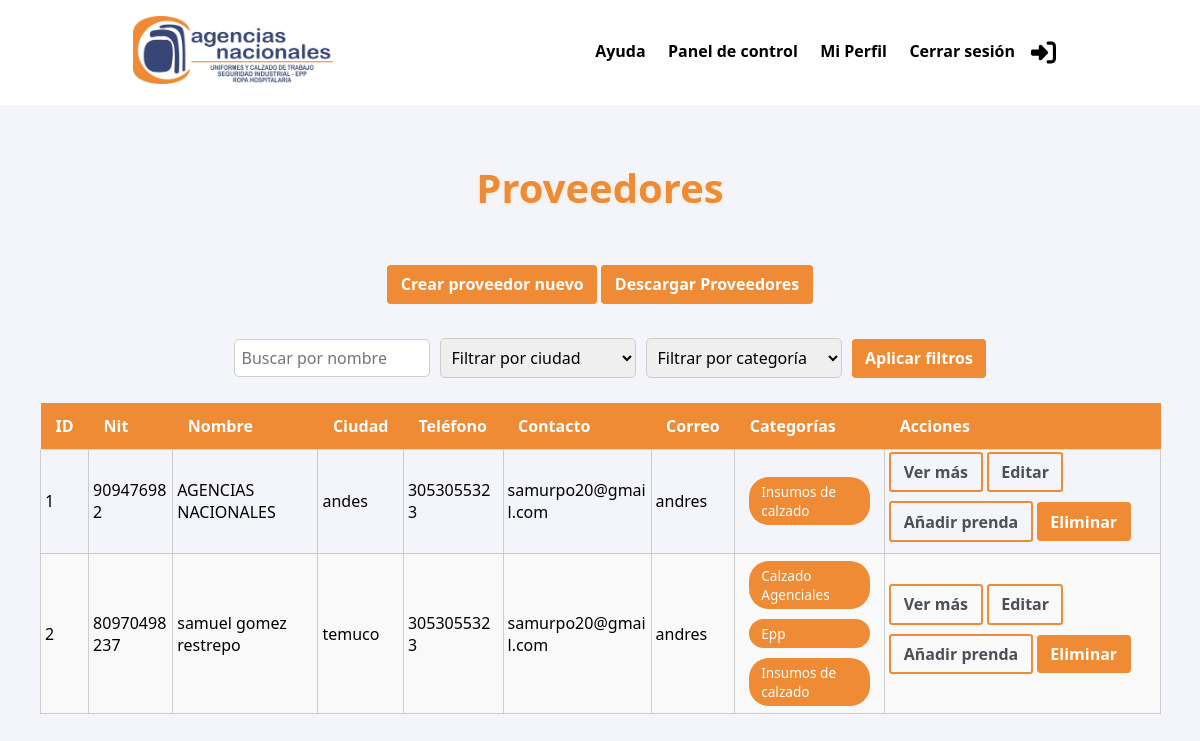
Screenshot of /proveedor/proveedor/ (signed in) with the database file from the repository.
### apps/proveedor/models.py (models this page shows, shortened)
class Proveedor(models.Model):
    ID = models.AutoField(primary_key=True)
    Nit = models.CharField(max_length=100)
    Nombre = models.CharField(max_length=255)
    Telefono = models.CharField(max_length=20)
    Direccion = models.CharField(max_length=255)
    Ciudad = models.CharField(max_length=100)
    Contacto = models.CharField(max_length=100)
    Correo = models.EmailField(max_length=100)
    Movil = models.CharField(max_length=20)
    Plazo = models.PositiveIntegerField()
    Descuento = models.CharField(max_length=100, blank=True, null=True)
    Contado = models.CharField(max_length=20, choices=OPCIONES_CONTADO, default='desconocido')
    Categorias = models.TextField(blank=True)
    Textilera = models.BooleanField(default=False)
    def get_categorias_list(self):
        return self.Categorias.split(',') if self.Categorias else []

### apps/proveedor/views.py (the view)
# urls.py: path('proveedor/proveedor/', ProveedorListView.as_view(), name='proveedores_list'),
class ProveedorListView(LoginRequiredMixin, ListView):
    model = Proveedor
    template_name = 'proveedor/Proveedor.html'
    context_object_name = 'proveedores'
    login_url = 'login'
    paginate_by = 25
    def get_queryset(self):
        queryset = super().get_queryset()
        ciudad = self.request.GET.get('ciudad')
        contacto = self.request.GET.get('contacto')
        nombre = self.request.GET.get('nombre')
        categoria = self.request.GET.get('categoria')
        orden = self.request.GET.get('orden')
        if ciudad:
            queryset = queryset.filter(Ciudad__icontains=ciudad)
        if contacto:
            queryset = queryset.filter(Contacto__icontains=contacto)
        if nombre:
            queryset = queryset.filter(Nombre__icontains=nombre)
        if categoria:
            queryset = queryset.filter(Categorias__icontains=categoria)
        if orden == 'asc':
            queryset = queryset.order_by('ID')
        elif orden == 'desc':
            queryset = queryset.order_by('-ID')
        return queryset
    def get_context_data(self, **kwargs):
        context = super().get_context_data(**kwargs)
        context['filtros'] = self.request.GET
        context['ciudades'] = Proveedor.objects.values_list('Ciudad', flat=True).distinct()
        context['contactos'] = Proveedor.objects.values_list('Contacto', flat=True).distinct()
        context['nombres'] = Proveedor.objects.values_list('Nombre', flat=True).distinct()
        categorias_unicas = set()
        for proveedor in Proveedor.objects.exclude(Categorias__isnull=True).exclude(Categorias=''):
            categorias_unicas.update([cat.strip() for cat in proveedor.get_categorias_list()])
        context['categorias'] = sorted(categorias_unicas)
        return context

### templates/proveedor/proveedor.html (shortened to what this page needs)
{% extends 'main/index.html' %}
{% block styles %}
{{ block.super }}
{% endblock %}
{% block content %}
<section class="space container-fluid mt-4">
    <h2 class="text-center">Proveedores</h2>
    <div>
        <a href="{% url 'proveedores_create' %}" class="btn btn-primary">Crear proveedor nuevo</a>
        <a href="{% url 'exportar_preveedor_excel' %}" class="btn btn-primary">Descargar Proveedores</a>
    </div>
    <form method="get" class="filter_form">
        <input type="text" name="nombre" placeholder="Buscar por nombre" class="form-control w-auto"
            value="{{ filtros.nombre }}">
        <select name="ciudad" class="form-control w-auto">
            <option value="">Filtrar por ciudad</option>
        </select>
        <select name="categoria" class="form-control w-auto">
            <option value="">Filtrar por categoría</option>
        </select>
        <button type="submit" class="btn btn-primary">Aplicar filtros</button>
    </form>
    <div class="center">
        <table id="tablaProveedores" class="table table-bordered text-light w-100">
            <thead class="table-dark text-center">
                <tr>
                    <th>ID</th>
                    <th>Nit</th>
                    <th>Nombre</th>
                    <th>Ciudad</th>
                    <th>Teléfono</th>
                    <th>Contacto</th>
                    <th>Correo</th>
                    <th>Categorías</th>
                    <th>Acciones</th>
                </tr>
            </thead>
            <tbody>
                {% for proveedor in proveedores %}
                <tr>
                    <td data-label="ID:">{{ proveedor.ID }}</td>
                    <td data-label="Nit:">{{ proveedor.Nit }}</td>
                    <td data-label="Nombre:">{{ proveedor.Nombre }}</td>
                    <td data-label="Cuidad:">{{ proveedor.Ciudad }}</td>
                    <td data-label="Telefono:">{{ proveedor.Telefono }}</td>
                    <td data-label="Correo:">{{ proveedor.Correo }}</td>
                    <td data-label="Contacto:">{{ proveedor.Contacto }}</td>
                    <td data-label="Categorias:">
                        <div class="categoria-custom-selector cate_space"
                            data-categorias="{{ proveedor.Categorias|escapejs }}">
                        </div>
                    </td>
                    <td>
                        <button class="btn btn-download"
                            onclick="abrir_modal('{% url 'detalle_proveedor' proveedor.ID %}')">
                            Ver más
                        </button>
                        <a href="{% url 'proveedores_editar' proveedor.ID %}">
                            <button class="btn btn-download">Editar</button>
                        </a>
                        <a href="{% url 'prenda_crear' proveedor.ID %}">
                            <button class="btn btn-download">Añadir prenda</button>
                        </a>
                        <button class="btn btn-primary"
                            onclick="abrir_modal('{% url 'proveedores_eliminar' proveedor.ID %}')">
                            Eliminar
                        </button>
                    </td>
                </tr>
                {% empty %}
                <tr>
                    <td colspan="9" class="text-center">No hay proveedores registrados.</td>
                </tr>
                {% endfor %}
            </tbody>
        </table>
    </div>
</section>
{% endblock %}

### static/css/styles.css (style rules this page uses)
* { font-family: system-ui, -apple-system, BlinkMacSystemFont, 'Segoe UI', Roboto, Oxygen, Ubuntu, Cantarell, 'Open Sans', 'Helvetica Neue', sans-serif }
a { text-decoration: none; }
button { border-radius: 0; }
input, button, textarea { margin: 0; font-size: inherit; line-height: inherit; }
button, input { overflow: visible; }
button { text-transform: none; }
h2 { font-size: 2.5rem; color: #EF8A35; text-shadow: 0px 1px 5px rgba(247, 212, 88, 0.2); text-align: center; }
.btn { display: inline-block; font-weight: 400; color: #495057; text-align: center; vertical-align: middle; -webkit-user-select: none; -moz-user-select: none; -ms-user-select: none; user-select: none; background-color: transparent; border: 1px solid transparent; padding: 0.4rem 0.78rem; font-size: 1rem; line-height: 1.5; border-radius: 0.2rem; -webkit-transition: color 0.15s ease-in-out, background-color 0.15s ease-in-out, border-color 0.15s ease-in-out, box-shadow 0.15s ease-in-out; transition: color 0.15s ease-in-out, background-color 0.15s ease-in-out, border-color 0.15s ease-in-out, box-shadow 0.15s ease-in-out; font-weight: 600; transition: 0.5s ease; }
.btn-download { border: 2px solid #EF8A35; font-weight: 600; transition: 0.3s ease; }
.btn-primary { color: #fff; background-color: #EF8A35; border-color: #EF8A35; font-weight: 700; transition: 0.3s ease; margin: 10px 0px; }
.w-100 { width: 100%; }
.mt-4 { margin: 0rem 1.5rem; }
.text-center { text-align: center; }
*, *::after, *::before { margin: 0px; padding: 0px; box-sizing: inherit; }
body, html { background-color: #F4F5FA; }
.space { margin: 100px 20px 40px 20px; padding: 20px; text-align: center; }
.space>h2 { margin: 40px 0px; }
form { display: flex; flex-direction: column; align-items: center; justify-content: center; max-width: 900px; margin: auto; background-color: #eee; border-radius: 8px; padding: 20px; box-shadow: 0 4px 8px rgba(0, 0, 0, 0.2); color: #fff; width: 90%; }
.table { width: 100%; border-collapse: collapse; color: #000; text-align: left; }
.table td { padding: 2px 4px; border: 1px solid #ccc; }
.table-dark { background-color: #333; }
.form-control { padding: 7px; width: 180px; border-radius: 5px; border: 1px solid #ccc; font-size: 16px; }
table { width: 100%; border-collapse: collapse; min-width: 0; }
thead { background-color: #EF8A35; color: #fff; }
th { padding: 12px 15px; text-align: left; font-weight: bold; position: sticky; background-color: #EF8A35; top: 0; border-bottom: 1px solid #ddd; }
td { padding: 10px 15px; border-bottom: 1px solid #eee; word-break: break-word; text-align: start; }
tbody tr:nth-child(even) { background-color: #f9f9f9; transition: 0.3s ease; }
.filter_form { max-width: 1200px; margin: auto; background-color: #F4F5FA; box-shadow: none; width: 100%; padding: 15px 10px; display: flex; flex-wrap: wrap; flex-direction: row; justify-content: center; align-items: center; gap: 10px; }
.cate_space { display: flex; flex-direction: column; }

### rows the page displays
Proveedor: ID "1", Nit "909476982", Nombre "AGENCIAS NACIONALES", Ciudad "andes", Telefono "3053055323", Correo "samurpo20@gmail.com", Contacto "andres"
Proveedor: ID "2", Nit "80970498237", Nombre "samuel gomez restrepo", Ciudad "temuco", Telefono "3053055323", Correo "samurpo20@gmail.com", Contacto "andres"
